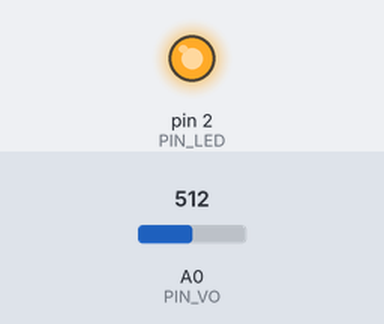
A sketch run on a simulated Arduino Uno, built with avr-gcc and run on an emulated ATmega328P. Shown: output pins drawn as LEDs (lit = HIGH). The test bench sets the inputs (shaded band); at power-on: A0 (PIN_VO) = 512. What the sketch prints to the serial monitor is not drawn.

Above: at 0.1 s.
Timing chart, 0 to 1.6 s (numbered marks = the images above):
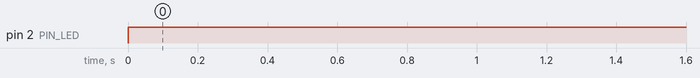

Measured:
- by itself, pin 2 (PIN_LED): LOW → HIGH at 0.00 s

The sketch:

67_Poussiere_GP2Y1010.ino
```cpp
/*
 * =====================================================================
 *  Arduino Lab Nexus v6.1.0 STABLE  -  Poussière GP2Y1010AU0F
 * =====================================================================
 *  Explication : Estime la densité de poussière dans l'air avec le capteur optique Sharp.
 *  Carte       : Arduino UNO / Nano (ATmega328P) - compatible Mega
 *  Moniteur    : 9600 bauds
 *
 *  Câblage :
 *   Arduino 5V     -> GP2Y V-LED (via 150Ω) et VCC
 *   Arduino GND    -> GP2Y LED-GND et S-GND
 *   Arduino D2     -> GP2Y LED
 *   Arduino A0     -> GP2Y Vo
 *
 *  Bibliothèques requises (arduino-cli lib install "...") : aucune
 * =====================================================================
 */
// @libs:

const uint8_t PIN_LED = 2;    // LED infrarouge (active à LOW)
const uint8_t PIN_VO  = A0;   // sortie analogique

void setup() {
  pinMode(PIN_LED, OUTPUT);
  digitalWrite(PIN_LED, HIGH);   // LED éteinte
  Serial.begin(9600);
  Serial.println(F("[67] GP2Y1010 pret"));
}

void loop() {
  // Cycle de mesure imposé par la notice : lecture 0,28 ms après allumage
  digitalWrite(PIN_LED, LOW);
  delayMicroseconds(280);
  int brut = analogRead(PIN_VO);
  delayMicroseconds(40);
  digitalWrite(PIN_LED, HIGH);
  delayMicroseconds(9680);

  // Conversion en tension puis en densité (mg/m3)
  float tension = brut * 5.0 / 1023.0;
  float densite = 0.17 * tension - 0.1;
  if (densite < 0) densite = 0;

  Serial.print(F("Tension: ")); Serial.print(tension, 2);
  Serial.print(F(" V  Poussiere: ")); Serial.print(densite * 1000, 0);
  Serial.println(F(" ug/m3"));
  delay(1000);
}
```
